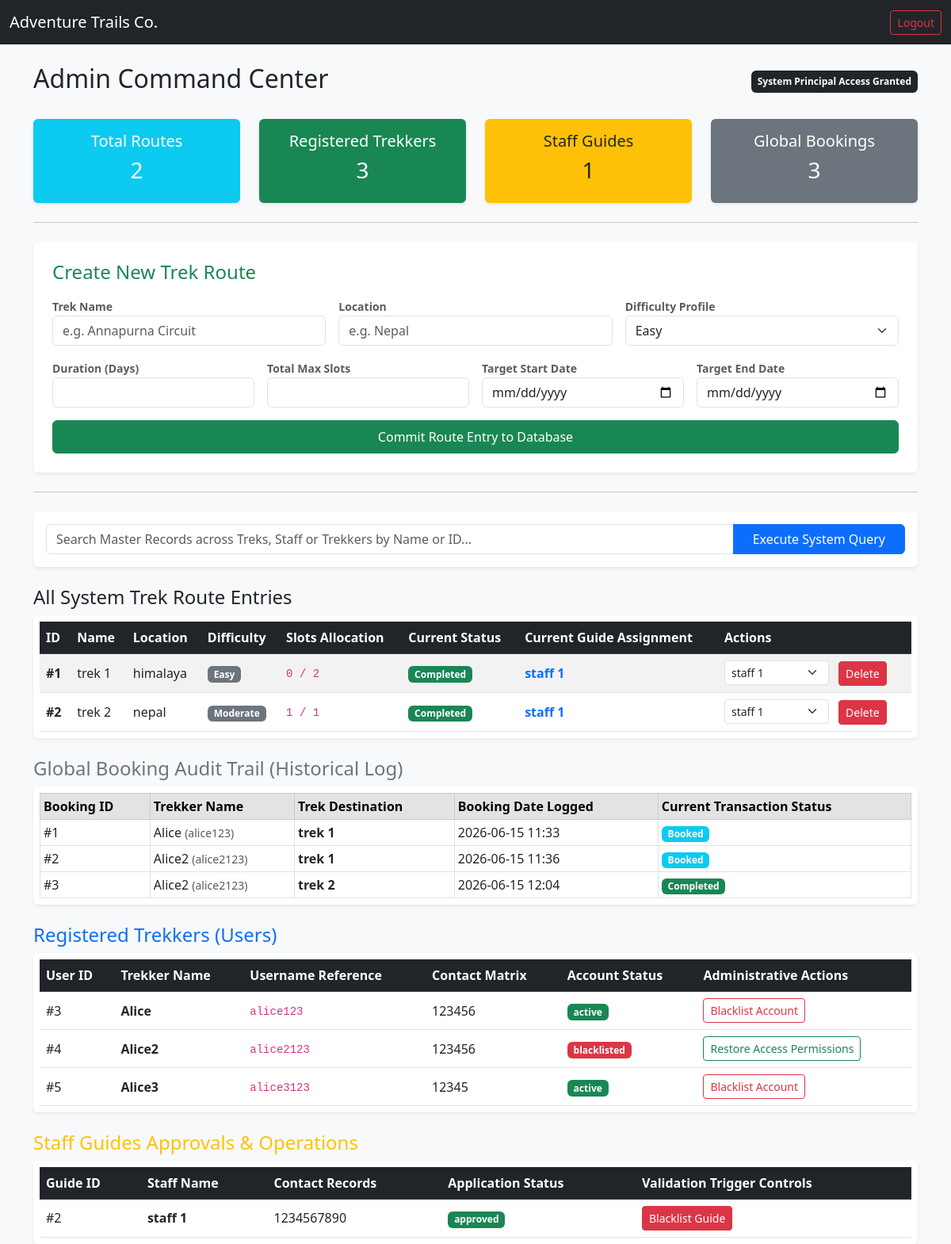
The page /admin/dashboard (signed in) on the database its author committed.
### models.py (models this page shows)
class Trek(db.Model):
    __tablename__ = 'treks'
    id = db.Column(db.Integer, primary_key=True)
    trek_name = db.Column(db.String(100), nullable=False)
    location = db.Column(db.String(100), nullable=False)
    difficulty = db.Column(db.String(20), nullable=False) # 'Easy', 'Moderate', 'Hard'
    duration = db.Column(db.Integer, nullable=False)      # In Days
    available_slots = db.Column(db.Integer, nullable=False)
    total_slots = db.Column(db.Integer, nullable=False)
    assigned_staff_id = db.Column(db.Integer, db.ForeignKey('users.id'), nullable=True)
    status = db.Column(db.String(20), default='Pending')  # 'Pending', 'Open', 'Closed', 'Completed'
    start_date = db.Column(db.Date, nullable=False)
    end_date = db.Column(db.Date, nullable=False)
    bookings = db.relationship('Booking', backref='trek_event', lazy=True)

class User(db.Model):
    __tablename__ = 'users'
    id = db.Column(db.Integer, primary_key=True)
    username = db.Column(db.String(50), unique=True, nullable=False)
    password = db.Column(db.String(100), nullable=False) # In production, use hashing (e.g., Werkzeug)
    role = db.Column(db.String(20), nullable=False)       # 'admin', 'staff', 'user'
    name = db.Column(db.String(100), nullable=False)
    contact_details = db.Column(db.String(150), nullable=True)
    status = db.Column(db.String(20), default='pending')  # 'pending', 'approved', 'blacklisted', 'active'
    assigned_treks = db.relationship('Trek', backref='staff_member', lazy=True)
    bookings = db.relationship('Booking', backref='trekker', lazy=True)

class Booking(db.Model):
    __tablename__ = 'bookings'
    id = db.Column(db.Integer, primary_key=True)
    user_id = db.Column(db.Integer, db.ForeignKey('users.id'), nullable=False)
    trek_id = db.Column(db.Integer, db.ForeignKey('treks.id'), nullable=False)
    booking_date = db.Column(db.DateTime, default=datetime.utcnow)
    status = db.Column(db.String(20), default='Booked')   # 'Booked', 'Cancelled', 'Completed'

### routes.py (the view)
@app.route('/admin/dashboard')
def admin_dashboard():
    user = get_current_user()
    if not user or user.role != 'admin': return redirect(url_for('login'))
    search_query = request.args.get('search', '')
    total_treks = Trek.query.count()
    total_users = User.query.filter_by(role='user').count()
    total_staff = User.query.filter_by(role='staff').count()
    total_bookings = Booking.query.count()
    if search_query:
        treks_list = Trek.query.filter(Trek.trek_name.contains(search_query) | Trek.id.contains(search_query)).all()
        staff_list = User.query.filter(User.role == 'staff', (User.name.contains(search_query) | User.id.contains(search_query))).all()
        users_list = User.query.filter(User.role == 'user', (User.name.contains(search_query) | User.id.contains(search_query))).all()
    else:
        treks_list = Trek.query.all()  # Fetches ALL treks, including Completed/Closed
        staff_list = User.query.filter_by(role='staff').all()
        users_list = User.query.filter_by(role='user').all()
    bookings_list = Booking.query.all()  # Admin can view ALL global bookings
    return render_template('admin_dash.html', total_treks=total_treks, total_users=total_users,
                           total_staff=total_staff, total_bookings=total_bookings, treks=treks_list,
                           staff=staff_list, users=users_list, bookings=bookings_list)

### routes.py (called while the page is built)
def get_current_user():
    if 'user_id' in session:
        return User.query.get(session['user_id'])
    return None

### templates/admin_dash.html (shortened to what this page needs)
{% extends 'base.html' %}
{% block content %}
<div class="d-flex justify-content-between align-items-center my-3">
    <h2>Admin Command Center</h2>
    <span class="badge bg-dark p-2">System Principal Access Granted</span>
</div>
<div class="row text-center my-4">
    <div class="col-md-3"><div class="card bg-info p-3 text-white border-0 shadow-sm"><h5>Total Routes</h5><h3>{{ total_treks }}</h3></div></div>
    <div class="col-md-3"><div class="card bg-success p-3 text-white border-0 shadow-sm"><h5>Registered Trekkers</h5><h3>{{ total_users }}</h3></div></div>
    <div class="col-md-3"><div class="card bg-warning p-3 text-dark border-0 shadow-sm"><h5>Staff Guides</h5><h3>{{ total_staff }}</h3></div></div>
    <div class="col-md-3"><div class="card bg-secondary p-3 text-white border-0 shadow-sm"><h5>Global Bookings</h5><h3>{{ total_bookings }}</h3></div></div>
</div>
<hr class="my-4">
<div class="card p-4 shadow-sm mb-4 bg-white border-0">
    <h4 class="mb-3 text-success">Create New Trek Route</h4>
    <form action="{{ url_for('add_trek') }}" method="POST" class="row g-3">
        <div class="col-md-4"><label class="small text-muted fw-bold">Trek Name</label><input type="text" name="trek_name" placeholder="e.g. Annapurna Circuit" class="form-control" required></div>
        <div class="col-md-4"><label class="small text-muted fw-bold">Location</label><input type="text" name="location" placeholder="e.g. Nepal" class="form-control" required></div>
        <div class="col-md-4">
            <label class="small text-muted fw-bold">Difficulty Profile</label>
            <select name="difficulty" class="form-select">
                <option value="Easy">Easy</option>
            </select>
        </div>
        <div class="col-md-3"><label class="small text-muted fw-bold">Duration (Days)</label><input type="number" name="duration" class="form-control" min="1" required></div>
        <div class="col-md-3"><label class="small text-muted fw-bold">Total Max Slots</label><input type="number" name="slots" class="form-control" min="1" required></div>
        <div class="col-md-3"><label class="small text-muted fw-bold">Target Start Date</label><input type="date" name="start_date" class="form-control" required></div>
        <div class="col-md-3"><label class="small text-muted fw-bold">Target End Date</label><input type="date" name="end_date" class="form-control" required></div>
        <div class="col-12 mt-3"><button type="submit" class="btn btn-success w-100 py-2">Commit Route Entry to Database</button></div>
    </form>
</div>
<hr class="my-4">
<div class="card p-3 shadow-sm bg-white border-0 mb-4">
    <form method="GET" action="{{ url_for('admin_dashboard') }}" class="input-group">
        <input type="text" name="search" class="form-control" placeholder="Search Master Records across Treks, Staff or Trekkers by Name or ID...">
        <button type="submit" class="btn btn-primary px-4">Execute System Query</button>
    </form>
</div>
<h4 class="mb-2">All System Trek Route Entries</h4>
<div class="table-responsive shadow-sm bg-white rounded p-2 mb-4">
    <table class="table table-striped table-hover align-middle mb-0">
        <thead class="table-dark">
            <tr>
                <th>ID</th><th>Name</th><th>Location</th><th>Difficulty</th><th>Slots Allocation</th><th>Current Status</th><th>Current Guide Assignment</th><th>Actions</th>
            </tr>
        </thead>
        <tbody>
            {% for t in treks %}
            <tr>
                <td><strong>#{{ t.id }}</strong></td>
                <td>{{ t.trek_name }}</td>
                <td>{{ t.location }}</td>
                <td><span class="badge bg-secondary">{{ t.difficulty }}</span></td>
                <td><code>{{ t.available_slots }} / {{ t.total_slots }}</code></td>
                <td>
                    <span class="badge {% if t.status == 'Completed' %}bg-success{% elif t.status == 'Open' %}bg-primary{% else %}bg-warning text-dark{% endif %}">
                        {{ t.status }}
                    </span>
                </td>
                <td><span class="text-primary fw-bold">{{ t.staff_member.name if t.staff_member else 'Unassigned' }}</span></td>
                <td>
                    <form action="{{ url_for('assign_staff', trek_id=t.id) }}" method="POST" class="d-inline-block">
                        <select name="staff_id" class="form-select form-select-sm d-inline-block w-auto" onchange="this.form.submit()">
                            {% for s in staff if s.status == 'approved' %}
                                <option value="{{ s.id }}" {% if t.assigned_staff_id == s.id %}selected{% endif %}>{{ s.name }}</option>
                            {% endfor %}
                        </select>
                    </form>
                    <a href="{{ url_for('delete_trek', trek_id=t.id) }}" class="btn btn-sm btn-danger ms-2" onclick="return confirm('Confirm removal of this trek entry?')">Delete</a>
                </td>
            </tr>
            {% else %}
            <tr><td colspan="8" class="text-center text-muted">No route logs found.</td></tr>
            {% endfor %}
        </tbody>
    </table>
</div>
<h4 class="mb-2 text-secondary">Global Booking Audit Trail (Historical Log)</h4>
<div class="table-responsive shadow-sm bg-white rounded p-2 mb-4">
    <table class="table table-sm table-bordered align-middle mb-0">
        <thead class="table-secondary">
            <tr><th>Booking ID</th><th>Trekker Name</th><th>Trek Destination</th><th>Booking Date Logged</th><th>Current Transaction Status</th></tr>
        </thead>
        <tbody>
            {% for b in bookings %}
            <tr>
                <td>#{{ b.id }}</td>
                <td>{{ b.trekker.name }} <small class="text-muted">({{ b.trekker.username }})</small></td>
                <td><strong>{{ b.trek_event.trek_name }}</strong></td>
                <td>{{ b.booking_date.strftime('%Y-%m-%d %H:%M') }}</td>
                <td>
                    <span class="badge {% if b.status == 'Completed' %}bg-success{% else %}bg-info{% endif %}">
                        {{ b.status }}
                    </span>
                </td>
            </tr>
            {% else %}
            <tr><td colspan="5" class="text-center text-muted">No reservation instances logged in the database yet.</td></tr>
            {% endfor %}
        </tbody>
    </table>
</div>
<h4 class="mb-2 text-primary">Registered Trekkers (Users)</h4>
<div class="table-responsive shadow-sm bg-white rounded p-2 mb-4">
    <table class="table table-hover align-middle mb-0">
        <thead class="table-dark">
            <tr><th>User ID</th><th>Trekker Name</th><th>Username Reference</th><th>Contact Matrix</th><th>Account Status</th><th>Administrative Actions</th></tr>
        </thead>
        <tbody>
            {% for u in users %}
            <tr>
                <td>#{{ u.id }}</td>
                <td><strong>{{ u.name }}</strong></td>
                <td><code>{{ u.username }}</code></td>
                <td>{{ u.contact_details if u.contact_details else 'None Listed' }}</td>
                <td><span class="badge {% if u.status == 'blacklisted' %}bg-danger{% else %}bg-success{% endif %}">{{ u.status }}</span></td>
                <td>
                    {% if u.status != 'blacklisted' %}
                        <a href="{{ url_for('change_user_status', uid=u.id, action='blacklist') }}" class="btn btn-sm btn-outline-danger">Blacklist Account</a>
                    {% else %}
                        <a href="{{ url_for('change_user_status', uid=u.id, action='activate') }}" class="btn btn-sm btn-outline-success">Restore Access Permissions</a>
                    {% endif %}
                </td>
            </tr>
            {% endfor %}
        </tbody>
    </table>
</div>
<h4 class="mb-2 text-warning">Staff Guides Approvals & Operations</h4>
<div class="table-responsive shadow-sm bg-white rounded p-2">
    <table class="table table-hover align-middle mb-0">
        <thead class="table-dark">
            <tr><th>Guide ID</th><th>Staff Name</th><th>Contact Records</th><th>Application Status</th><th>Validation Trigger Controls</th></tr>
        </thead>
        <tbody>
            {% for s in staff %}
            <tr>
                <td>#{{ s.id }}</td>
                <td><strong>{{ s.name }}</strong></td>
                <td>{{ s.contact_details if s.contact_details else 'N/A' }}</td>
                <td><span class="badge {% if s.status == 'pending' %}bg-warning text-dark{% elif s.status == 'blacklisted' %}bg-danger{% else %}bg-success{% endif %}">{{ s.status }}</span></td>
                <td>
                    {% if s.status != 'blacklisted' %}
                        <a href="{{ url_for('change_user_status', uid=s.id, action='blacklist') }}" class="btn btn-sm btn-danger">Blacklist Guide</a>
                    {% else %}
                        <a href="{{ url_for('change_user_status', uid=s.id, action='activate') }}" class="btn btn-sm btn-warning">Restore Guide</a>
                    {% endif %}
                </td>
            </tr>
            {% endfor %}
        </tbody>
    </table>
</div>
{% endblock %}

### rows shown on the page
Trek: id "1", trek_name "trek 1", location "himalaya", difficulty "Easy", available_slots "0", total_slots "2", status "Completed", staff_member "staff 1", staff_id "staff 1"
Trek: id "2", trek_name "trek 2", location "nepal", difficulty "Moderate", available_slots "1", total_slots "1", status "Completed", staff_member "staff 1", staff_id "staff 1"
Booking: id "1", trekker.name "Alice", trekker.username "alice123", trek_event.trek_name "trek 1", booking_date "2026-06-15 11:33", status "Booked"
Booking: id "2", trekker.name "Alice2", trekker.username "alice2123", trek_event.trek_name "trek 1", booking_date "2026-06-15 11:36", status "Booked"
Booking: id "3", trekker.name "Alice2", trekker.username "alice2123", trek_event.trek_name "trek 2", booking_date "2026-06-15 12:04", status "Completed"
User: id "3", name "Alice", username "alice123", contact_details "123456", status "active"
User: id "4", name "Alice2", username "alice2123", contact_details "123456", status "blacklisted"
User: id "5", name "Alice3", username "alice3123", contact_details "12345", status "active"
User: id "2", name "staff 1", contact_details "1234567890", status "approved"

### other values the page prints
{{ total_treks }} "2"
{{ total_users }} "3"
{{ total_staff }} "1"
{{ total_bookings }} "3"
